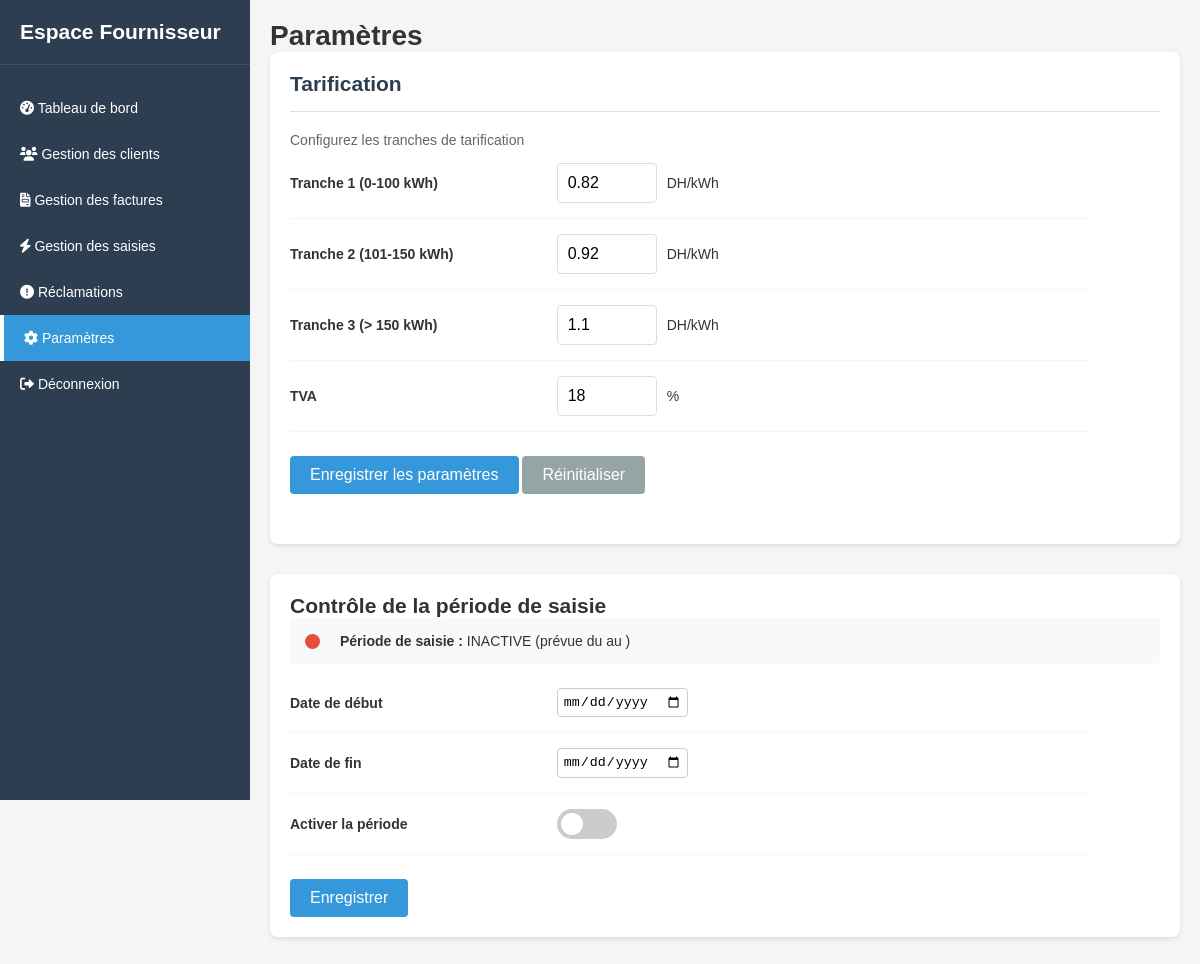
The app's page /ihm/admin/settings.php, older data.
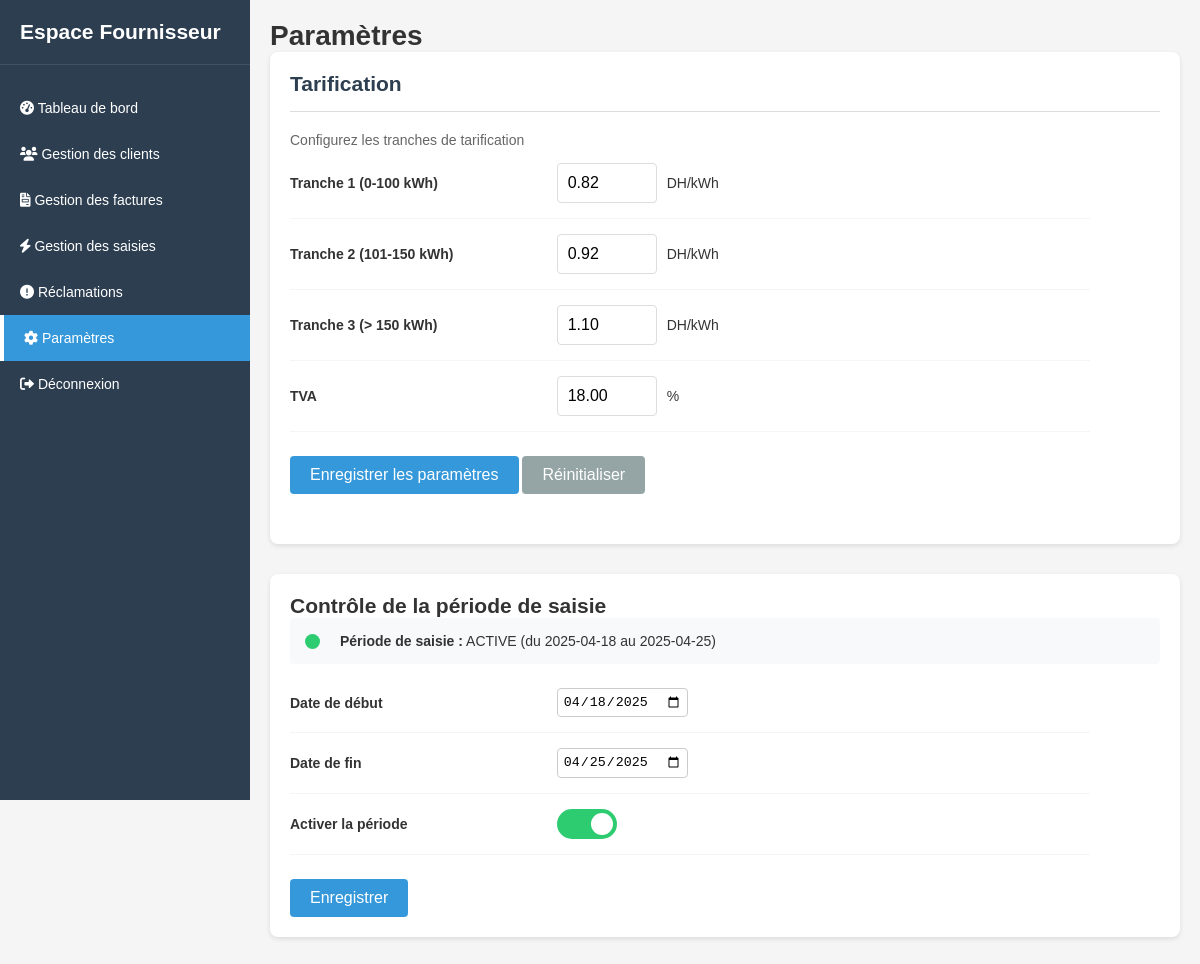
The same page, newer data.
### tables this page shows
CREATE TABLE `tarification` (
    `id` INT AUTO_INCREMENT PRIMARY KEY,
    `tranche1` DECIMAL(10, 2) NOT NULL,
    `tranche2` DECIMAL(10, 2) NOT NULL,
    `tranche3` DECIMAL(10, 2) NOT NULL,
    `tva` DECIMAL(5, 2) NOT NULL,
    `updated_at` DATETIME DEFAULT CURRENT_TIMESTAMP ON UPDATE CURRENT_TIMESTAMP
);

CREATE TABLE `periode_saisie` (
    `id` INT AUTO_INCREMENT PRIMARY KEY,
    `date_debut` DATE NOT NULL,
    `date_fin` DATE NOT NULL,
    `active` BOOLEAN DEFAULT TRUE,
    `updated_at` DATETIME DEFAULT CURRENT_TIMESTAMP ON UPDATE CURRENT_TIMESTAMP
);

### DB/connexion.php (called while the page is built)
<?php
class Database {
    private static $instance = null;
    private $pdo;
    private function __construct() {
        $host = '127.0.0.1';
        $dbName = 'gestion_factures';
        $user = 'root';
        $password = '';
        $dsn = "mysql:host={$host};dbname={$dbName};charset=utf8mb4";
        try {
            $this->pdo = new PDO($dsn, $user, $password, [
                PDO::ATTR_ERRMODE => PDO::ERRMODE_EXCEPTION,
                PDO::ATTR_DEFAULT_FETCH_MODE => PDO::FETCH_ASSOC
            ]);
        } catch (PDOException $e) {
            die("Erreur de connexion à la base de données : " . $e->getMessage());
        }
    }
    public static function getInstance(): Database {
        if (self::$instance === null) {
            self::$instance = new Database();
        }
        return self::$instance;
    }
    public function getConnection(): PDO {
        return $this->pdo;
    }
}

### DB/TarificationDAO.php (called while the page is built, shortened)
<?php
require_once 'connexion.php';
class TarificationDAO {
    private $db;
    public function __construct() {
        $this->db = Database::getInstance()->getConnection();
    }
    public function getTarification() {
        $stmt = $this->db->prepare("SELECT * FROM tarification LIMIT 1");
        $stmt->execute();
        return $stmt->fetch(PDO::FETCH_ASSOC);
    }
}

### DB/PeriodeSaisieDAO.php (called while the page is built, shortened)
<?php
require_once 'connexion.php';
class PeriodeSaisieDAO {
    private $db;
    public function __construct() {
        $this->db = Database::getInstance()->getConnection();
    }
    public function getPeriodeSaisie() {
        $stmt = $this->db->prepare("
            SELECT * FROM periode_saisie
            ORDER BY id DESC
            LIMIT 1
        ");
        $stmt->execute();
        return $stmt->fetch(PDO::FETCH_ASSOC);
    }
}
?>

### ihm/admin/settings.php (the view, shortened to what this page needs)
<?php
require_once '../../DB/TarificationDAO.php';
require_once '../../DB/PeriodeSaisieDAO.php';
$tarificationDAO = new TarificationDAO();
$tarification = $tarificationDAO->getTarification();
$periodeSaisieDAO = new PeriodeSaisieDAO();
$periodeSaisie = $periodeSaisieDAO->getPeriodeSaisie();
?>
<!DOCTYPE html>
<html lang="fr">
<head>
    <link rel="stylesheet" href="../../assets/css/main.css">
    <link rel="stylesheet" href="https://cdnjs.cloudflare.com/ajax/libs/font-awesome/6.0.0-beta3/css/all.min.css">
</head>
<body>
    <div class="app-container">
        <div class="sidebar">
            <div class="sidebar-header">
                <h2>Espace Fournisseur</h2>
            </div>
            <div class="sidebar-menu">
                <a href="dashboard.php">
                    <i class="fas fa-tachometer-alt"></i> Tableau de bord
                </a>
                <a href="clients.php">
                    <i class="fas fa-users"></i> Gestion des clients
                </a>
                <a href="factures.php">
                    <i class="fas fa-file-invoice"></i> Gestion des factures
                </a>
                <a href="consumption.php">
                    <i class="fas fa-bolt"></i> Gestion des saisies
                </a>
                <a href="claims-frs.php">
                    <i class="fas fa-exclamation-circle"></i> Réclamations
                </a>
                <a href="settings.php" class="active">
                    <i class="fas fa-cog"></i> Paramètres
                </a>
                <a href="../deconnexion.php" class="logout">
                    <i class="fas fa-sign-out-alt"></i> Déconnexion
                </a>
            </div>
        </div>
        <div class="main-content">
            <h1>Paramètres</h1>
            <div class="settings-section">
                <h2>Tarification</h2>
                <div class="settings-group">
                    <p class="settings-description">Configurez les tranches de tarification</p>
                    <form class="settings-form" method="POST" action="">
                        <div class="setting-row">
                            <div class="setting-label">
                                <label for="tranche1">Tranche 1 (0-100 kWh)</label>
                            </div>
                            <div class="setting-control">
                                <div style="display: flex; align-items: center;">
                                    <input type="number" id="tranche1" name="tranche1"
                                        value="<?= htmlspecialchars($tarification['tranche1'] ?? 0.82) ?>" step="0.01"
                                        required class="form-control" style="width: 100px;">
                                    <span style="margin: 0 10px;">DH/kWh</span>
                                </div>
                            </div>
                        </div>
                        <div class="setting-row">
                            <div class="setting-label">
                                <label for="tranche2">Tranche 2 (101-150 kWh)</label>
                            </div>
                            <div class="setting-control">
                                <div style="display: flex; align-items: center;">
                                    <input type="number" id="tranche2" name="tranche2"
                                        value="<?= htmlspecialchars($tarification['tranche2'] ?? 0.92) ?>" step="0.01"
                                        required class="form-control" style="width: 100px;">
                                    <span style="margin: 0 10px;">DH/kWh</span>
                                </div>
                            </div>
                        </div>
                        <div class="setting-row">
                            <div class="setting-label">
                                <label for="tranche3">Tranche 3 (> 150 kWh)</label>
                            </div>
                            <div class="setting-control">
                                <div style="display: flex; align-items: center;">
                                    <input type="number" id="tranche3" name="tranche3"
                                        value="<?= htmlspecialchars($tarification['tranche3'] ?? 1.1) ?>" step="0.01"
                                        required class="form-control" style="width: 100px;">
                                    <span style="margin: 0 10px;">DH/kWh</span>
                                </div>
                            </div>
                        </div>
                        <div class="setting-row">
                            <div class="setting-label">
                                <label for="tva">TVA</label>
                            </div>
                            <div class="setting-control">
                                <div style="display: flex; align-items: center;">
                                    <input type="number" id="tva" name="tva"
                                        value="<?= htmlspecialchars($tarification['tva'] ?? 18) ?>" step="0.01" required
                                        class="form-control" style="width: 100px;">
                                    <span style="margin: 0 10px;">%</span>
                                </div>
                            </div>
                        </div>
                        <div class="form-actions mt-3">
                            <button type="submit" name="update_tarification" class="btn btn-primary">Enregistrer les
                                paramètres</button>
                            <button type="reset" class="btn btn-secondary">Réinitialiser</button>
                        </div>
                    </form>
                </div>
            </div>
            <div class="control-panel">
                <h2>Contrôle de la période de saisie</h2>
                <div class="period-status">
                    <div class="status-indicator <?= $periodeSaisie['active'] ? 'status-active' : 'status-inactive' ?>">
                    </div>
                    <div>
                        <strong>Période de saisie :</strong>
                        <?php if ($periodeSaisie['active']): ?>
                            ACTIVE (du <?= htmlspecialchars($periodeSaisie['date_debut']) ?> au
                            <?= htmlspecialchars($periodeSaisie['date_fin']) ?>)
                        <?php else: ?>
                            INACTIVE (prévue du <?= htmlspecialchars($periodeSaisie['date_debut']) ?> au
                            <?= htmlspecialchars($periodeSaisie['date_fin']) ?>)
                        <?php endif; ?>
                    </div>
                </div>
                <form method="POST" action="" class="settings-form mt-3">
                    <div class="setting-row">
                        <div class="setting-label">
                            <label for="date_debut">Date de début</label>
                        </div>
                        <div class="setting-control">
                            <input type="date" id="date_debut" name="date_debut"
                                value="<?= htmlspecialchars($periodeSaisie['date_debut']) ?>" required>
                        </div>
                    </div>
                    <div class="setting-row">
                        <div class="setting-label">
                            <label for="date_fin">Date de fin</label>
                        </div>
                        <div class="setting-control">
                            <input type="date" id="date_fin" name="date_fin"
                                value="<?= htmlspecialchars($periodeSaisie['date_fin']) ?>" required>
                        </div>
                    </div>
                    <div class="setting-row">
                        <div class="setting-label">
                            <label for="active">Activer la période</label>
                        </div>
                        <div class="setting-control">
                            <label class="toggle-switch">
                                <span class="toggle-slider"></span>
                            </label>
                        </div>
                    </div>
                    <div class="form-actions mt-3">
                        <button type="submit" name="update_periode" class="btn btn-primary">Enregistrer</button>
                    </div>
                </form>
            </div>
        </div>
    </div>
</body>
</html>

### assets/css/main.css (style rules this page uses)
:root { --primary-color: #2c3e50; --secondary-color: #3498db; --accent-color: #e74c3c; --light-color: #ecf0f1; --dark-color: #34495e; --success-color: #2ecc71; --warning-color: #f39c12; --danger-color: #e74c3c; --text-color: #333; --border-color: #ddd; --shadow: 0 2px 5px rgba(0,0,0,0.1); }
* { box-sizing: border-box; margin: 0; padding: 0; }
body { font-family: Geneva, Verdana, sans-serif; background-color: #f5f5f5; color: var(--text-color); font-size: 14px; }
.btn { display: inline-block; padding: 10px 15px; border: none; border-radius: 4px; cursor: pointer; font-size: 16px; transition: background-color 0.3s, transform 0.1s; text-decoration: none; }
.btn-primary { background-color: var(--secondary-color); color: white; }
.btn-secondary { background-color: #95a5a6; color: white; }
label { display: block; font-weight: bold; }
input[type="text"], input[type="email"], input[type="password"], input[type="number"], select, textarea { width: 100%; padding: 10px; border: 1px solid var(--border-color); border-radius: 4px; font-size: 16px; }
.app-container { display: flex; min-height: 100vh; }
.sidebar { width: 250px; background-color: var(--primary-color); color: white; padding-top: 20px; position: fixed; height: 100vh; left: 0; top: 0; }
.sidebar-header { padding: 0 20px 20px; border-bottom: 1px solid rgba(255,255,255,0.1); }
.sidebar-menu { margin-top: 20px; }
.sidebar-menu a { display: block; color: white; text-decoration: none; padding: 15px 20px; transition: background-color 0.3s; }
.sidebar-menu a.active { background-color: var(--secondary-color); border-left: 4px solid white; }
.main-content { flex: 1; margin-left: 250px; padding: 20px; }
.mt-3 { margin-top: 1.5rem; }
.control-panel { background-color: white; padding: 20px; border-radius: 8px; box-shadow: var(--shadow); margin-bottom: 20px; }
.period-status { display: flex; align-items: center; gap: 10px; padding: 15px; background-color: #f8f9fa; border-radius: 4px; }
.status-indicator { width: 15px; height: 15px; border-radius: 50%; }
.status-active { background-color: var(--success-color); }
.toggle-switch { position: relative; display: inline-block; width: 60px; height: 30px; }
.toggle-slider { position: absolute; cursor: pointer; top: 0; left: 0; right: 0; bottom: 0; background-color: #ccc; transition: .4s; border-radius: 34px; }
.toggle-slider:before { position: absolute; content: ""; height: 22px; width: 22px; left: 4px; bottom: 4px; background-color: white; transition: .4s; border-radius: 50%; }
input:checked+.toggle-slider { background-color: var(--success-color); }
input:checked+.toggle-slider:before { transform: translateX(30px); }
.status-inactive { background-color: var(--danger-color); }

### ihm/admin/settings.php (style rules this page uses)
.settings-section { background-color: white; border-radius: 8px; box-shadow: var(--shadow); padding: 20px; margin-bottom: 30px; }
.settings-section h2 { border-bottom: 1px solid var(--border-color); padding-bottom: 15px; margin-bottom: 20px; color: var(--primary-color); }
.settings-group { margin-bottom: 30px; }
.settings-description { margin-bottom: 15px; color: #666; }
.settings-form { max-width: 800px; }
.toggle-switch { position: relative; display: inline-block; width: 60px; height: 30px; }
.toggle-slider { position: absolute; cursor: pointer; top: 0; left: 0; right: 0; bottom: 0; background-color: #ccc; transition: .4s; border-radius: 34px; }
.toggle-slider:before { position: absolute; content: ""; height: 22px; width: 22px; left: 4px; bottom: 4px; background-color: white; transition: .4s; border-radius: 50%; }
input:checked+.toggle-slider { background-color: var(--success-color); }
input:checked+.toggle-slider:before { transform: translateX(30px); }
.setting-row { display: flex; align-items: center; margin-bottom: 15px; padding-bottom: 15px; border-bottom: 1px solid #f5f5f5; }
.setting-label { flex: 1; }
.setting-control { flex: 2; }
.status-active { color: var(--success-color); font-weight: bold; }
.status-indicator { width: 15px; height: 15px; border-radius: 50%; display: inline-block; margin-right: 10px; }
.status-active { background-color: var(--success-color); }
.settings-form input[type="date"] { padding: 5px; border: 1px solid #ccc; border-radius: 4px; }
.form-actions button { padding: 10px 20px; border: none; border-radius: 4px; cursor: pointer; }
.status-inactive { color: var(--danger-color); font-weight: bold; }
.status-inactive { background-color: var(--danger-color); }

Row changes from the older to the newer data that the page shows:
added tarification: tranche1 "0.82", tranche2 "0.92", tranche3 "1.10", tva "18.00"
added periode_saisie: date_debut "2025-04-18", date_fin "2025-04-25", date_debut "04/18/2025", date_fin "04/25/2025"
Text that changed along with them:
form field tranche1: "0.82" → (not shown)
form field tranche2: "0.92" → (not shown)
form field tranche3: "1.1" → (not shown)
form field tva: "18" → (not shown)
text no longer shown: "INACTIVE (prévue du"
text now shown: "ACTIVE (du"
